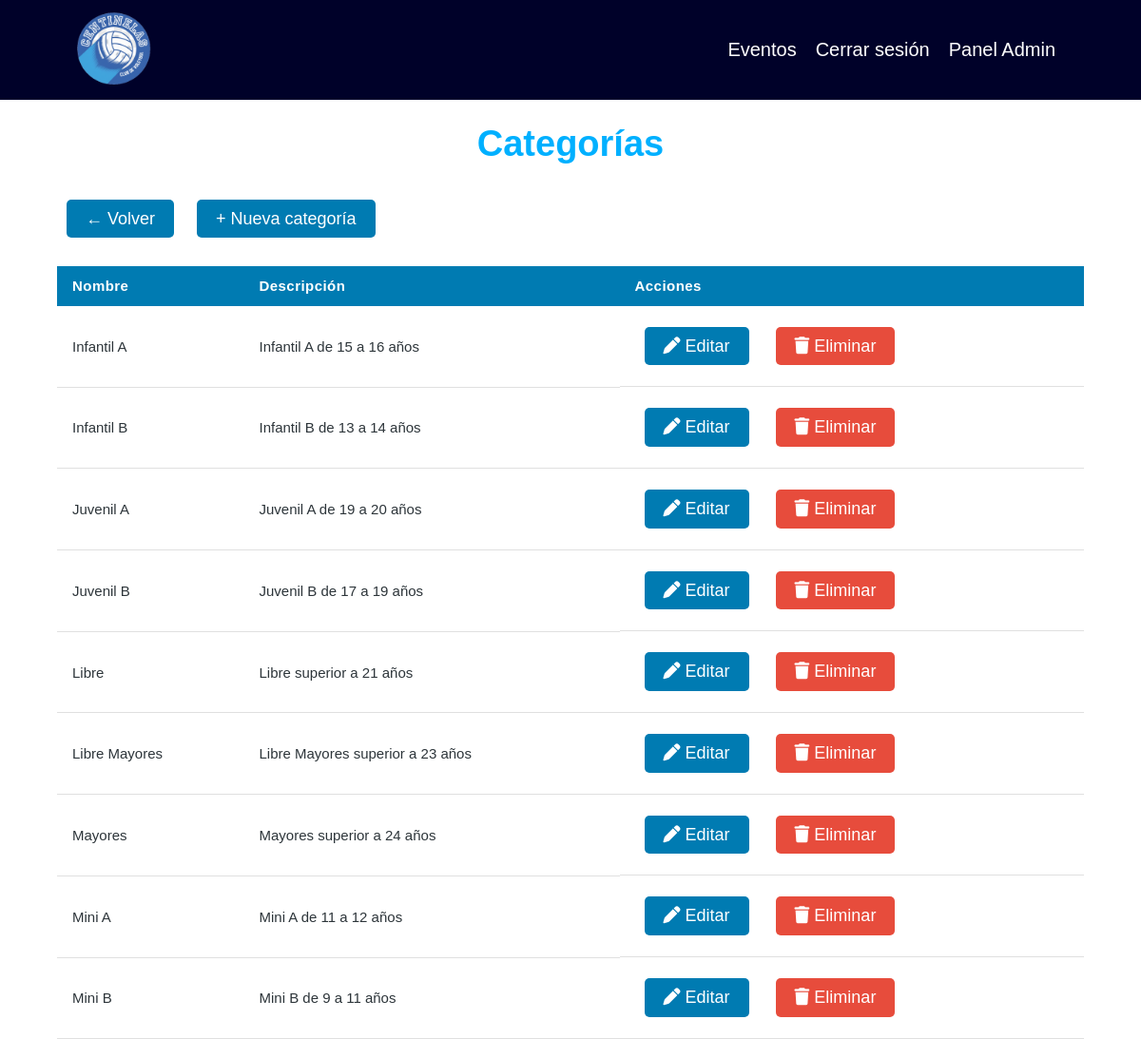
Page /admin/categorias/index.php (signed in) on the committed database.
### tables this page shows
CREATE TABLE `categorias` (
  `id` int(11) NOT NULL,
  `nombre` varchar(100) NOT NULL,
  `descripcion` text DEFAULT NULL
);

### src/Categoria.php (called while the page is built, shortened)
<?php
class Categoria {
    public static function listar() {
        $conn = DB::conectar();
        return $conn->query('SELECT * FROM categorias ORDER BY nombre ASC');
    }
}

### admin/categorias/index.php (the view, shortened to what this page needs)
<?php
require_once __DIR__ . '/../../src/Categoria.php';
$categorias = Categoria::listar();
include __DIR__ . '/../../templates/header.php';
?>
<main class="contenedor seccion">
    <h1>Categorías</h1>
    <a class="boton" href="/centinela/admin/estudiantes/index.php">← Volver</a>
    <a class="boton" href="/centinela/admin/categorias/crear.php">+ Nueva categoría</a>
    <?php if ($categorias->num_rows === 0) : ?>
        <p>No hay categorías registradas aún.</p>
    <?php else : ?>
        <div class="tabla-contenedor">
            <table class="tabla">
                <thead>
                    <tr>
                        <th>Nombre</th>
                        <th class="col-oculta-movil">Descripción</th>
                        <th>Acciones</th>
                    </tr>
                </thead>
                <tbody>
                    <?php while ($categoria = $categorias->fetch_assoc()) : ?>
                        <tr>
                            <td><?php echo htmlspecialchars($categoria['nombre']); ?></td>
                            <td class="col-oculta-movil"><?php echo htmlspecialchars($categoria['descripcion']); ?></td>
                            <td class="acciones">
                                <a class="boton" href="/centinela/admin/categorias/editar.php?id=<?php echo $categoria['id']; ?>"><i class="fa-solid fa-pen"></i> Editar</a>
                                <form method="POST" action="/centinela/admin/categorias/eliminar.php">
                                    <button class="boton boton-rojo" type="submit"><i class="fa-solid fa-trash"></i> Eliminar</button>
                                </form>
                            </td>
                        </tr>
                    <?php endwhile; ?>
                </tbody>
            </table>
        </div>
    <?php endif; ?>
</main>

### assets/styles/app.css (style rules this page uses)
:root { --blanco-fondo: #FFFFFF; --celeste-primario: #00B0FF; --azul-interactivo: #007BB2; --azul-oscuro: #000129; --texto-principal: #2d353a; }
Html { box-sizing: border-box; font-size: 62.5%; }
*, *:before, *:after { box-sizing: inherit; }
Body { font-size: 1.6rem; }
html, body { height: 100%; margin: 0; }
h1, h2, h3, p, a { font-family: 'Google Sans', sans-serif; color: var(--texto-principal); }
a { text-decoration: none; font-size: 2rem; padding: 1rem; }
h1 { font-size: 3.8rem; font-weight: 700; color: var(--celeste-primario); }
h1, h2, h3 { text-align: center; }
.seccion { margin-top: 5rem; margin-bottom: 5rem; }
.boton { display: inline-block; background-color: var(--azul-interactivo); color: white; padding: 1rem 2rem; margin: 1rem; border-radius: 5px; font-size: 1.8rem; font-weight: 500; border: none; font-family: 'Google Sans', sans-serif; }
.contenedor { max-width: 90%; margin: 0 auto; }
.tabla-contenedor { width: 100%; overflow-x: auto; margin-top: 2rem; }
.tabla { width: 100%; border-collapse: collapse; font-family: 'Google Sans', sans-serif; font-size: 1.6rem; color: var(--texto-principal); white-space: nowrap; }
.tabla thead { background-color: var(--azul-interactivo); color: #fff; }
.tabla th { padding: 1.2rem 1.6rem; text-align: left; font-weight: 600; font-size: 1.5rem; letter-spacing: 0.03em; color: #fff; }
.tabla td { padding: 1.2rem 1.6rem; border-bottom: 1px solid #e0e0e0; vertical-align: middle; font-size: 1.5rem; }
.tabla .acciones { display: flex; gap: 0.8rem; flex-direction: row; align-items: center; flex-wrap: wrap; }
.boton-rojo { background-color: #e74c3c; color: #fff; border: none; cursor: pointer; }

### rows in the picture
categorias: nombre "Infantil A", descripcion "Infantil A de 15 a 16 años"
categorias: nombre "Infantil B", descripcion "Infantil B de 13 a 14 años"
categorias: nombre "Juvenil A", descripcion "Juvenil A de 19 a 20 años"
categorias: nombre "Juvenil B", descripcion "Juvenil B de 17 a 19 años"
categorias: nombre "Libre", descripcion "Libre superior a 21 años"
categorias: nombre "Libre Mayores", descripcion "Libre Mayores superior a 23 años"
categorias: nombre "Mayores", descripcion "Mayores superior a 24 años"
categorias: nombre "Mini A", descripcion "Mini A de 11 a 12 años"
categorias: nombre "Mini B", descripcion "Mini B de 9 a 11 años"
